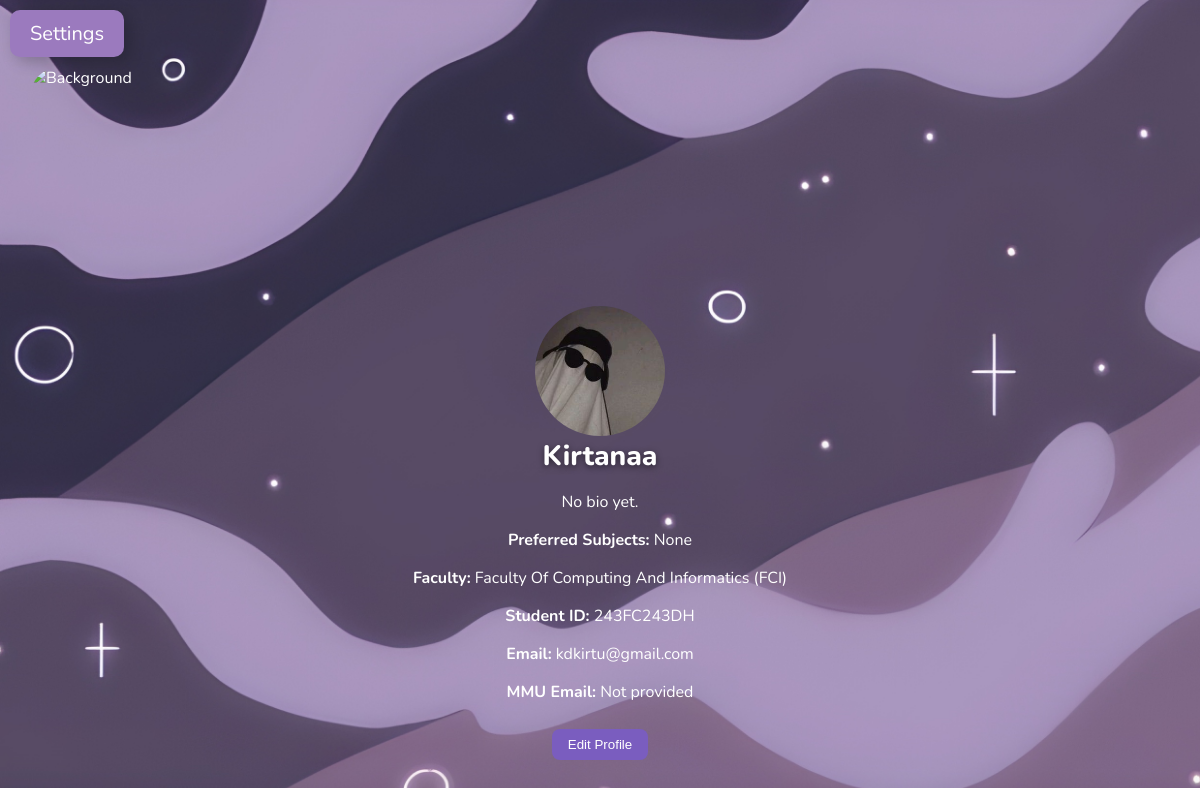
The app's page /display_profile/23 (signed in), older data.
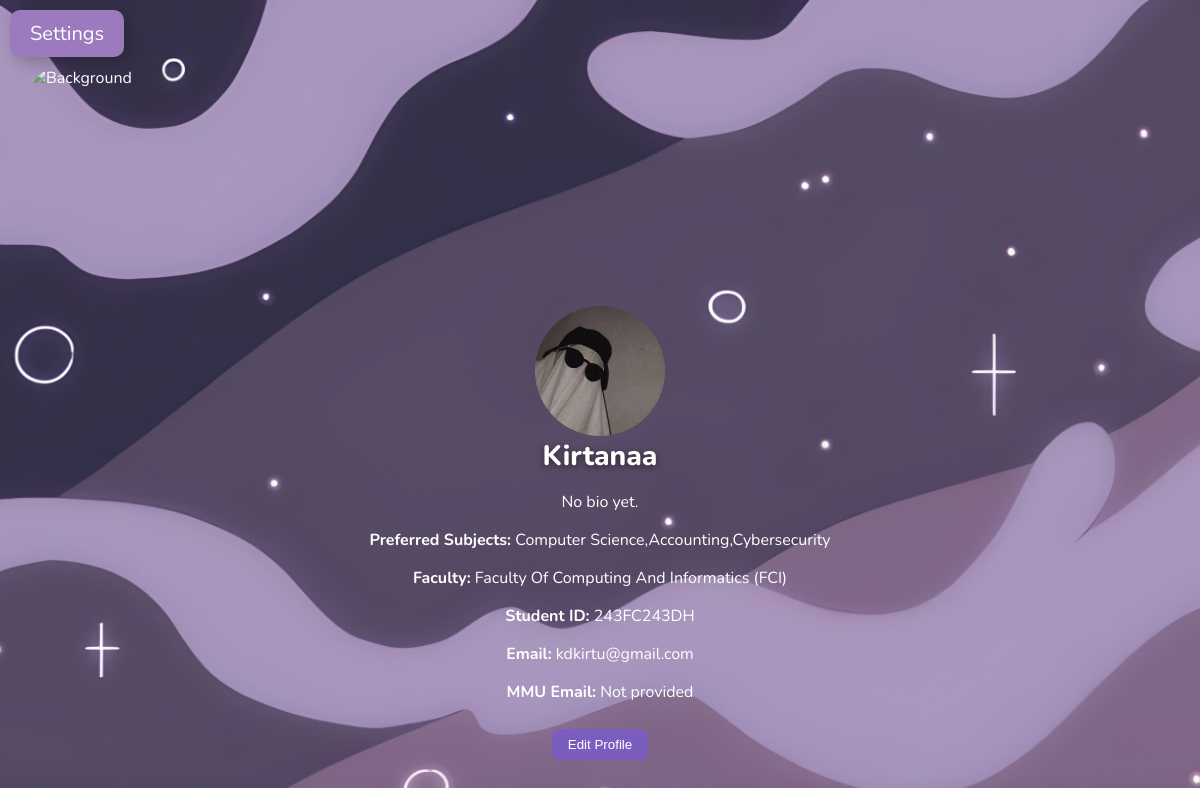
The same page, newer data.
### app.py (models this page shows)
class User(db.Model):
    id = db.Column(db.Integer, primary_key=True)
    username = db.Column(db.String(50), unique=True, nullable=False)
    password = db.Column(db.String(50), nullable=False)
    faculty = db.Column(db.String(50), nullable=False)
    student_id = db.Column(db.String(50), unique=True, nullable=False)
    user_email = db.Column(db.String(50), unique=True, nullable=False)
    mmu_email = db.Column(db.String(50), unique=True, nullable=True)
    bio = db.Column(db.Text, nullable=True)
    avatar = db.Column(db.String(200), nullable=True)
    background = db.Column(db.String(200), nullable=True)
    preferred_subjects = db.Column(db.String(100), nullable=True)
    verified = db.Column(db.Boolean, default=False)
    status = db.Column(db.String(20), default='active')
    created_at = db.Column(db.DateTime, default=datetime.utcnow)
    admin = db.Column(db.Boolean, default=False)
    mmu_email_updated_at = db.Column(db.DateTime, nullable=True)

### app.py (the view)
@app.route("/display_profile/<int:user_id>")
def display_profile(user_id):
    if "user_id" not in session:
        return redirect(url_for("login", next=request.url))
    user = User.query.get(user_id)
    if not user:
        return "User not found", 404
    avatar = user.avatar or "img/default_avatar.jpg"
    background = user.background or "default_bg.jpg"
    bio = user.bio or ""
    return render_template("display_profile.html",
                           user=user,
                           avatar=avatar,
                           background=background,
                           bio=bio)

### templates/display_profile.html (shortened to what this page needs)
<!DOCTYPE html>
<html>
<head>
    <link rel="stylesheet" href="{{ url_for('static', filename='Style.css') }}">
</head>
<body>
    <label for="menu-toggle" class="openbtn">Settings</label>
    <div class="profile-cover">
        <img src="{{ url_for('static', filename=background) }}" alt="Background" class="profile-background">
        <div class="profile-avatar">
            <img src="{{ url_for('static', filename=avatar) }}" alt="Avatar">
        </div>
    </div>
    <div class="profile-info">
        <h1>{{ user.username }}</h1>
        <p class="profile-bio">{{ bio or 'No bio yet.' }}</p>
        <p><strong>Preferred Subjects:</strong>
            {% if user.preferred_subjects %}
                {{ user.preferred_subjects }}
            {% else %}
                None
            {% endif %}
        </p>
        <p><strong>Faculty:</strong> {{ user.faculty }}</p>
        <p><strong>Student ID:</strong> {{ user.student_id }}</p>
        <p><strong>Email:</strong> {{ user.user_email }}</p>
        <p><strong>MMU Email:</strong> {{ user.mmu_email or 'Not provided' }}</p>
        {% if session['user_id'] == user.id %}
            <div class="edit-profile-btn">
                <a href="{{ url_for('edit_profile', user_id=user.id) }}">
                    <button type="button">Edit Profile</button>
                </a>
            </div>
        {% endif %}
    </div>
</body>
</html>

Row changes from the older to the newer data that the page shows:
changed User "Kirtanaa": preferred_subjects (not shown) → "Computer Science,Accounting,Cybersecurity"
Text that changed along with them:
text no longer shown: "None"
